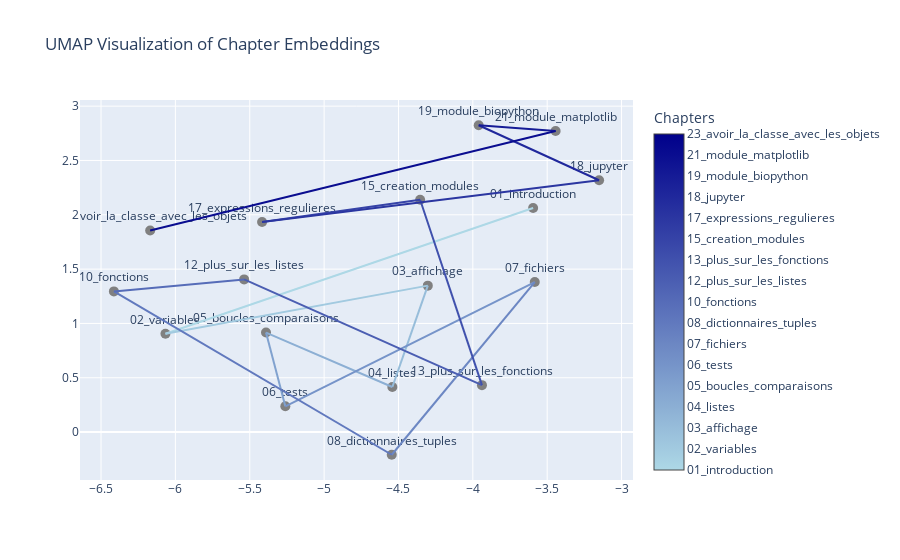

This figure's notebook cell:
### Code cell
visualize_embeddings_umap(embeddings)

### Figure 1 — Plotly figure (JSON) as saved in the notebook; plotly's stock layout.template omitted (floating-point values rounded to 4 significant figures)
{"data": [{"marker": {"color": "gray", "size": 10}, "mode": "markers+text", "text": ["01_introduction", "02_variables", "03_affichage", "04_listes", "05_boucles_comparaisons", "06_tests", "07_fichiers", "08_dictionnaires_tuples", "10_fonctions", "12_plus_sur_les_listes", "13_plus_sur_les_fonctions", "15_creation_modules", "17_expressions_regulieres", "18_jupyter", "19_module_biopython", "21_module_matplotlib", "23_avoir_la_classe_avec_les_objets"], "textposition": "top center", "type": "scatter", "x": [-3.595, -6.067, -4.303, -4.541, -5.391, -5.261, -3.584, -4.545, -6.413, -5.538, -3.939, -4.354, -5.417, -3.151, -3.961, -3.444, -6.17], "y": [2.063, 0.9052, 1.348, 0.4155, 0.916, 0.2375, 1.381, -0.2084, 1.295, 1.405, 0.432, 2.139, 1.934, 2.318, 2.824, 2.772, 1.855]}, {"line": {"color": "rgba(173,216,230, 1)", "width": 2}, "mode": "lines", "type": "scatter", "x": [-3.595, -6.067], "y": [2.063, 0.9052]}, {"line": {"color": "rgba(162,202,224, 1)", "width": 2}, "mode": "lines", "type": "scatter", "x": [-6.067, -4.303], "y": [0.9052, 1.348]}, {"line": {"color": "rgba(151,189,218, 1)", "width": 2}, "mode": "lines", "type": "scatter", "x": [-4.303, -4.541], "y": [1.348, 0.4155]}, {"line": {"color": "rgba(140,175,212, 1)", "width": 2}, "mode": "lines", "type": "scatter", "x": [-4.541, -5.391], "y": [0.4155, 0.916]}, {"line": {"color": "rgba(129,162,207, 1)", "width": 2}, "mode": "lines", "type": "scatter", "x": [-5.391, -5.261], "y": [0.916, 0.2375]}, {"line": {"color": "rgba(118,148,201, 1)", "width": 2}, "mode": "lines", "type": "scatter", "x": [-5.261, -3.584], "y": [0.2375, 1.381]}, {"line": {"color": "rgba(108,135,195, 1)", "width": 2}, "mode": "lines", "type": "scatter", "x": [-3.584, -4.545], "y": [1.381, -0.2084]}, {"line": {"color": "rgba(97,121,190, 1)", "width": 2}, "mode": "lines", "type": "scatter", "x": [-4.545, -6.413], "y": [-0.2084, 1.295]}, {"line": {"color": "rgba(86,108,184, 1)", "width": 2}, "mode": "lines", "type": "scatter", "x": [-6.413, -5.538], "y": [1.295, 1.405]}, {"line": {"color": "rgba(75,94,178, 1)", "width": 2}, "mode": "lines", "type": "scatter", "x": [-5.538, -3.939], "y": [1.405, 0.432]}, {"line": {"color": "rgba(64,81,173, 1)", "width": 2}, "mode": "lines", "type": "scatter", "x": [-3.939, -4.354], "y": [0.432, 2.139]}, {"line": {"color": "rgba(54,67,167, 1)", "width": 2}, "mode": "lines", "type": "scatter", "x": [-4.354, -5.417], "y": [2.139, 1.934]}, {"line": {"color": "rgba(43,54,161, 1)", "width": 2}, "mode": "lines", "type": "scatter", "x": [-5.417, -3.151], "y": [1.934, 2.318]}, {"line": {"color": "rgba(32,40,156, 1)", "width": 2}, "mode": "lines", "type": "scatter", "x": [-3.151, -3.961], "y": [2.318, 2.824]}, {"line": {"color": "rgba(21,27,150, 1)", "width": 2}, "mode": "lines", "type": "scatter", "x": [-3.961, -3.444], "y": [2.824, 2.772]}, {"line": {"color": "rgba(10,13,144, 1)", "width": 2}, "mode": "lines", "type": "scatter", "x": [-3.444, -6.17], "y": [2.772, 1.855]}, {"marker": {"cmax": 16, "cmin": 0, "colorbar": {"len": 1, "lenmode": "fraction", "ticktext": ["01_introduction", "02_variables", "03_affichage", "04_listes", "05_boucles_comparaisons", "06_tests", "07_fichiers", "08_dictionnaires_tuples", "10_fonctions", "12_plus_sur_les_listes", "13_plus_sur_les_fonctions", "15_creation_modules", "17_expressions_regulieres", "18_jupyter", "19_module_biopython", "21_module_matplotlib", "23_avoir_la_classe_avec_les_objets"], "tickvals": [0, 1, 2, 3, 4, 5, 6, 7, 8, 9, 10, 11, 12, 13, 14, 15, 16], "title": {"text": "Chapters"}, "y": 0.5, "yanchor": "middle"}, "colorscale": [[0, "rgba(173,216,230, 1)"], [0.0625, "rgba(162,202,224, 1)"], [0.125, "rgba(151,189,218, 1)"], [0.1875, "rgba(140,175,212, 1)"], [0.25, "rgba(129,162,207, 1)"], [0.3125, "rgba(118,148,201, 1)"], [0.375, "rgba(108,135,195, 1)"], [0.4375, "rgba(97,121,190, 1)"], [0.5, "rgba(86,108,184, 1)"], [0.5625, "rgba(75,94,178, 1)"], [0.625, "rgba(64,81,173, 1)"], [0.6875, "rgba(54,67,167, 1)"], [0.75, "rgba(43,54,161, 1)"], [0.8125, "rgba(32,40,156, 1)"], [0.875, "rgba(21,27,150, 1)"], [0.9375, "rgba(10,13,144, 1)"], [1, "rgba(0,0,139, 1)"]]}, "mode": "markers", "showlegend": false, "type": "scatter", "x": [null], "y": [null]}], "layout": {"showlegend": false, "title": {"text": "UMAP Visualization of Chapter Embeddings"}}}
